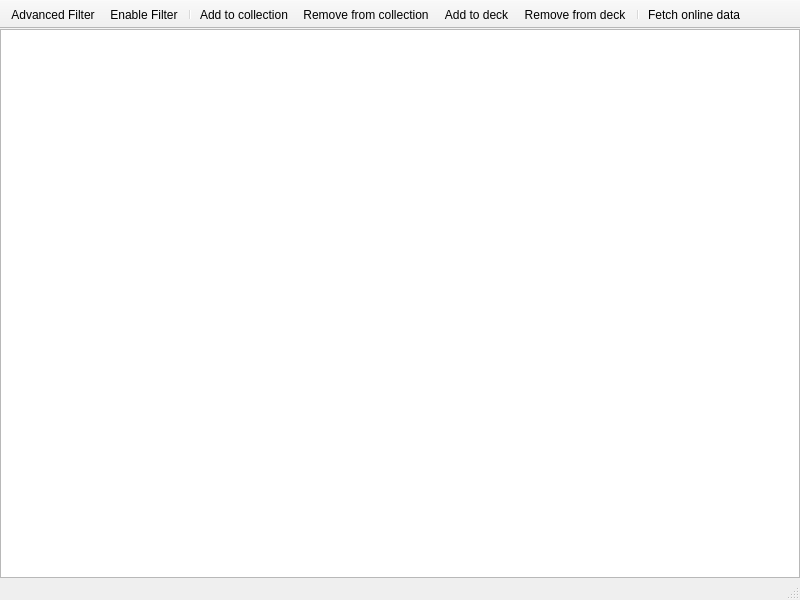
<?xml version="1.0" encoding="UTF-8"?>
<ui version="4.0">
 <class>PoolWindow</class>
 <widget class="QMainWindow" name="PoolWindow">
  <property name="geometry">
   <rect>
    <x>0</x>
    <y>0</y>
    <width>800</width>
    <height>600</height>
   </rect>
  </property>
  <property name="windowTitle">
   <string>Pool</string>
  </property>
  <property name="unifiedTitleAndToolBarOnMac">
   <bool>true</bool>
  </property>
  <widget class="QWidget" name="centralwidget">
   <layout class="QHBoxLayout" name="horizontalLayout">
    <property name="leftMargin">
     <number>0</number>
    </property>
    <property name="topMargin">
     <number>0</number>
    </property>
    <property name="rightMargin">
     <number>0</number>
    </property>
    <property name="bottomMargin">
     <number>0</number>
    </property>
    <item>
     <widget class="TableView" name="poolTbl_"/>
    </item>
   </layout>
  </widget>
  <widget class="QToolBar" name="toolBar">
   <property name="windowTitle">
    <string>toolBar</string>
   </property>
   <property name="movable">
    <bool>false</bool>
   </property>
   <property name="iconSize">
    <size>
     <width>16</width>
     <height>16</height>
    </size>
   </property>
   <property name="toolButtonStyle">
    <enum>Qt::ToolButtonIconOnly</enum>
   </property>
   <property name="floatable">
    <bool>false</bool>
   </property>
   <attribute name="toolBarArea">
    <enum>TopToolBarArea</enum>
   </attribute>
   <attribute name="toolBarBreak">
    <bool>false</bool>
   </attribute>
   <addaction name="actionAdvancedFilter"/>
   <addaction name="actionEnableFilter"/>
   <addaction name="separator"/>
   <addaction name="actionAddToCollection"/>
   <addaction name="actionRemoveFromCollection"/>
   <addaction name="actionAddToDeck"/>
   <addaction name="actionRemoveFromDeck"/>
   <addaction name="separator"/>
   <addaction name="actionFetchOnlineData"/>
  </widget>
  <widget class="QStatusBar" name="statusBar"/>
  <action name="actionAdvancedFilter">
   <property name="checkable">
    <bool>false</bool>
   </property>
   <property name="icon">
    <iconset resource="mtgcards.qrc">
     <normaloff>:/resources/icons/funnel2.svg</normaloff>:/resources/icons/funnel2.svg</iconset>
   </property>
   <property name="text">
    <string>Advanced Filter</string>
   </property>
  </action>
  <action name="actionAddToCollection">
   <property name="icon">
    <iconset resource="mtgcards.qrc">
     <normaloff>:/resources/icons/add182.svg</normaloff>:/resources/icons/add182.svg</iconset>
   </property>
   <property name="text">
    <string>Add to collection</string>
   </property>
   <property name="toolTip">
    <string>Add to collection</string>
   </property>
  </action>
  <action name="actionAddToDeck">
   <property name="icon">
    <iconset resource="mtgcards.qrc">
     <normaloff>:/resources/icons/rounded54.svg</normaloff>:/resources/icons/rounded54.svg</iconset>
   </property>
   <property name="text">
    <string>Add to deck</string>
   </property>
   <property name="toolTip">
    <string>Add to deck</string>
   </property>
  </action>
  <action name="actionRemoveFromCollection">
   <property name="icon">
    <iconset resource="mtgcards.qrc">
     <normaloff>:/resources/icons/rounded56.svg</normaloff>:/resources/icons/rounded56.svg</iconset>
   </property>
   <property name="text">
    <string>Remove from collection</string>
   </property>
   <property name="toolTip">
    <string>Remove from collection</string>
   </property>
  </action>
  <action name="actionRemoveFromDeck">
   <property name="icon">
    <iconset resource="mtgcards.qrc">
     <normaloff>:/resources/icons/round56.svg</normaloff>:/resources/icons/round56.svg</iconset>
   </property>
   <property name="text">
    <string>Remove from deck</string>
   </property>
   <property name="toolTip">
    <string>Remove from deck</string>
   </property>
  </action>
  <action name="actionEnableFilter">
   <property name="checkable">
    <bool>true</bool>
   </property>
   <property name="icon">
    <iconset resource="mtgcards.qrc">
     <normaloff>:/resources/icons/switches3.svg</normaloff>
     <normalon>:/resources/icons/switch14.svg</normalon>:/resources/icons/switches3.svg</iconset>
   </property>
   <property name="text">
    <string>Enable Filter</string>
   </property>
   <property name="toolTip">
    <string>Enable Filter</string>
   </property>
  </action>
  <action name="actionFetchOnlineData">
   <property name="icon">
    <iconset resource="mtgcards.qrc">
     <normaloff>:/resources/icons/internet43.svg</normaloff>:/resources/icons/internet43.svg</iconset>
   </property>
   <property name="text">
    <string>Fetch online data</string>
   </property>
   <property name="toolTip">
    <string>Fetch online data for selection</string>
   </property>
  </action>
 </widget>
 <customwidgets>
  <customwidget>
   <class>TableView</class>
   <extends>QTableView</extends>
   <header>tableview.h</header>
  </customwidget>
 </customwidgets>
 <resources>
  <include location="mtgcards.qrc"/>
 </resources>
 <connections/>
</ui>
